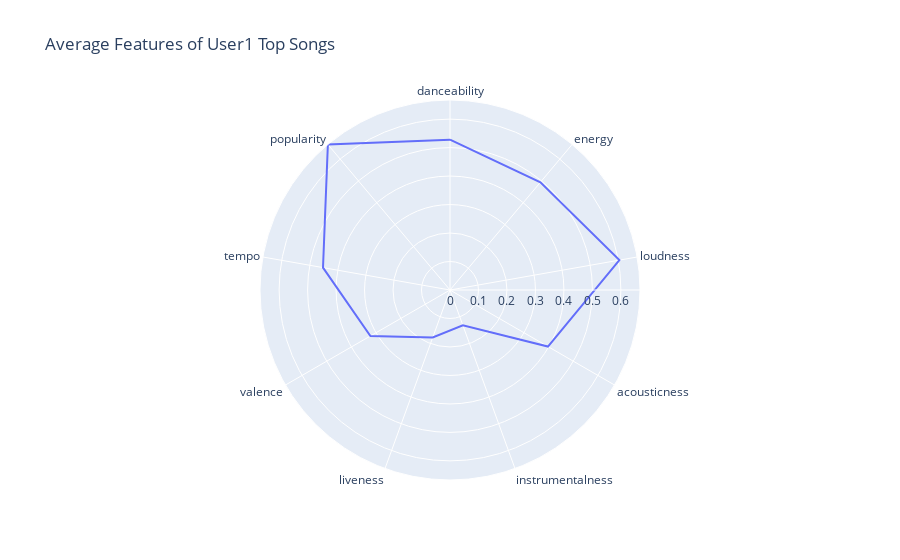

Notebook source saved alongside this figure:
### Code cell
#  kindly visualize this with a line_polar using plotly express
fig = px.line_polar(ave_user1_pref, 
                    r=ave_user1_pref,
                    theta=relevant_qualities,
                    line_close=True,
                    title="Average Features of User1 Top Songs")
fig.show()

### Figure 1 — Plotly figure (JSON) as saved in the notebook; plotly's stock layout.template omitted (floating-point values rounded to 4 significant figures)
{"data": [{"hovertemplate": "r=%{r}<br>theta=%{theta}<extra></extra>", "legendgroup": "", "line": {"color": "#636efa", "dash": "solid"}, "marker": {"symbol": "circle"}, "mode": "lines", "name": "", "r": [0.528, 0.494, 0.6039, 0.3972, 0.1319, 0.1776, 0.3227, 0.4528, 0.6671, 0.528], "showlegend": false, "subplot": "polar", "theta": ["danceability", "energy", "loudness", "acousticness", "instrumentalness", "liveness", "valence", "tempo", "popularity", "danceability"], "type": "scatterpolar"}], "layout": {"legend": {"tracegroupgap": 0}, "polar": {"angularaxis": {"direction": "clockwise", "rotation": 90}, "domain": {"x": [0, 1], "y": [0, 1]}}, "title": {"text": "Average Features of User1 Top Songs"}}}
